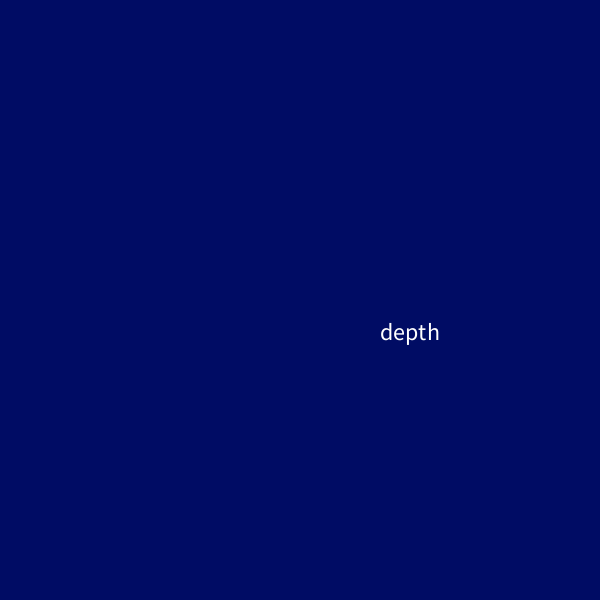
Frame 1 (no input)
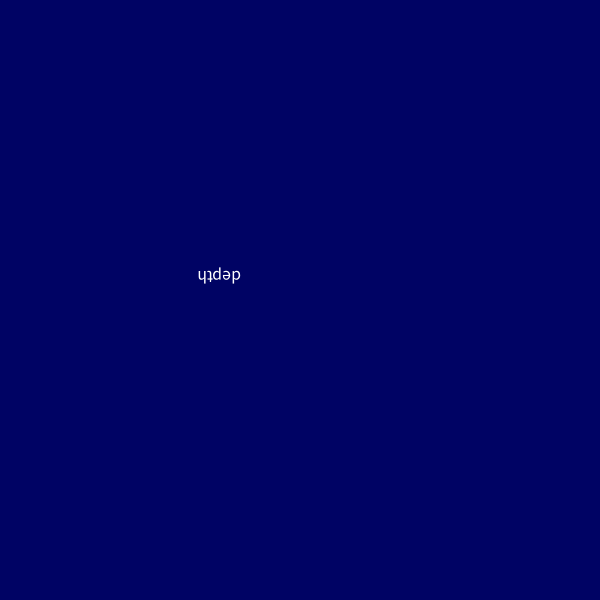
Frame 60 (the mouse pressed at the canvas centre just before this capture)
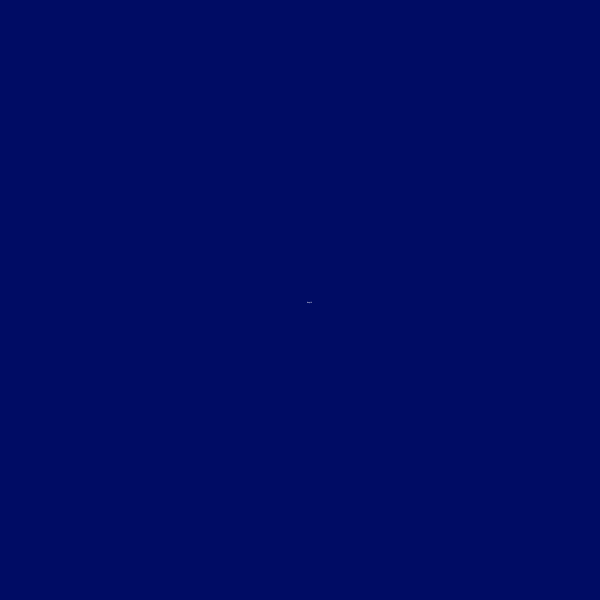
Frame 120 (the mouse held since frame 60 and released just before this capture)

The Processing sketch that drew these frames (run headless with seeded random() and noise(); from frame 60 on, the mouse is pressed at the canvas centre):

// Processing sketch: processing_61603
// ── processing_61603.pde

float a = 0.0;
float s = 0.0;


void setup(){
  size(600,600);
  noStroke();
  textMode(CENTER);
  frameRate(70);  
}

void draw(){
  
  background(0, random(20),100);
  
  a = a + 0.04;
  s = cos(a)*2;
  
  translate(width/2, height/2);
  scale(s);
  fill(255,255,255);
  text("depth",40,20);
}
